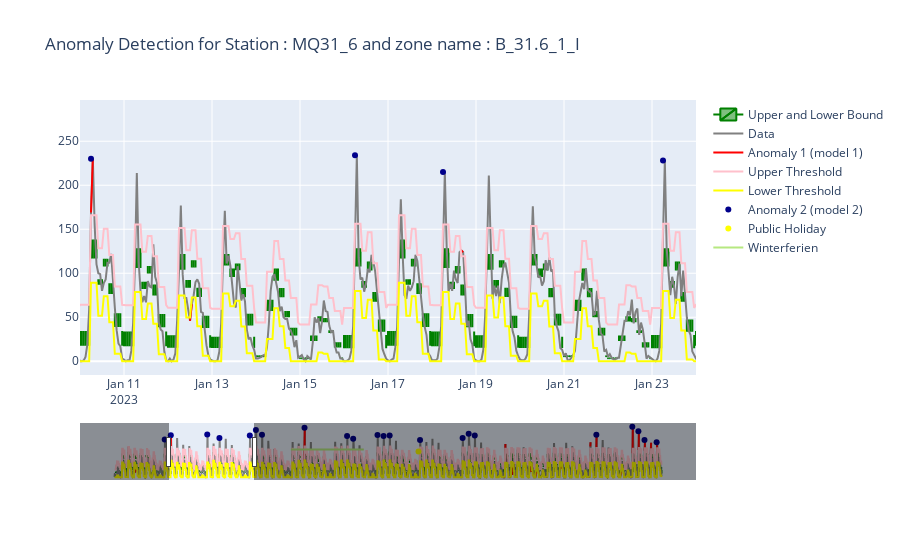

Notebook code for this chart:
### Code cell
fig = go.Figure(data=[go.Candlestick(x=df['Date'],
                open=df['Mean'],
                high=df['Upper_Bound'],
                low=df['Lower_Bound'],
                close=df['Mean'],
                increasing_line_color= 'green', decreasing_line_color= 'green', name = 'Upper and Lower Bound')])

fig.add_trace(go.Scatter(x=df_x['Datum'], y=df_x[field], line=dict(color='gray'), name = 'Data'))
fig.add_trace(go.Scatter(x=df_x['Datum'], y=list_finale, line=dict(color='red'), name = 'Anomaly 1 (model 1)'))
fig.add_trace(go.Scatter(x=df_x['Datum'], y=bounds_graph_upper, line=dict(color='pink'), name = 'Upper Threshold'))
fig.add_trace(go.Scatter(x=df_x['Datum'], y=bounds_graph_lower_f, line=dict(color='yellow'), name = 'Lower Threshold'))


fig.add_trace(go.Scatter(x=df['Date'], y=anomaly2, mode='markers', line=dict(color='darkblue'), name = 'Anomaly 2 (model 2)'))

fig.add_trace(go.Scatter(x=df_xo['date'], y=val_ph, mode='markers', line=dict(color='yellow'), name = 'Public Holiday'))

for (start, end, value, y) in zip(df_xo2["date_s"], df_xo2["date_e"], df_xo2["duration"], df_xo2["p_name"]):
    name = f"{start} to {end}"
    fig.add_trace(go.Scatter(x=[start, end], y=[val_y+value, val_y+value], mode='lines', name = y))

fig.update_xaxes(range=[yi,yo])
title_str = 'Anomaly Detection for Station : ' + str(d_namefinal[0:-14] + ' and zone name : ' + str(field))
fig.update_layout(title=title_str)

fig.show()

### Figure 1 — Plotly figure (JSON) as saved in the notebook; plotly's stock layout.template omitted (floating-point values rounded to 4 significant figures; data arrays with more than 128 entries replaced by an {"elided": "..."} marker saying what was removed)
{"data": [{"close": {"elided": "2160 float values"}, "decreasing": {"line": {"color": "green"}}, "high": {"elided": "2160 float values"}, "increasing": {"line": {"color": "green"}}, "low": {"elided": "2160 float values"}, "name": "Upper and Lower Bound", "open": {"elided": "2160 float values"}, "type": "candlestick", "x": {"elided": "2160 str values"}}, {"line": {"color": "gray"}, "name": "Data", "type": "scatter", "x": {"elided": "2160 str values"}, "y": {"elided": "2160 int values"}}, {"line": {"color": "red"}, "name": "Anomaly 1 (model 1)", "type": "scatter", "x": {"elided": "2160 str values"}, "y": {"elided": "2160 int values"}}, {"line": {"color": "pink"}, "name": "Upper Threshold", "type": "scatter", "x": {"elided": "2160 str values"}, "y": {"elided": "2160 float values"}}, {"line": {"color": "yellow"}, "name": "Lower Threshold", "type": "scatter", "x": {"elided": "2160 str values"}, "y": {"elided": "2160 float values"}}, {"line": {"color": "darkblue"}, "mode": "markers", "name": "Anomaly 2 (model 2)", "type": "scatter", "x": {"elided": "2160 str values"}, "y": {"elided": "2160 int values"}}, {"line": {"color": "yellow"}, "mode": "markers", "name": "Public Holiday", "type": "scatter", "x": ["2023-02-20T00:00:00"], "y": [140.2]}, {"mode": "lines", "name": "Winterferien", "type": "scatter", "x": ["2023-01-30T00:00:00", "2023-02-11T00:00:00"], "y": [151.2, 151.2]}], "layout": {"title": {"text": "Anomaly Detection for Station : MQ31_6 and zone name : B_31.6_1_I"}, "xaxis": {"range": ["2023-01-10", "2023-01-24"]}}}
